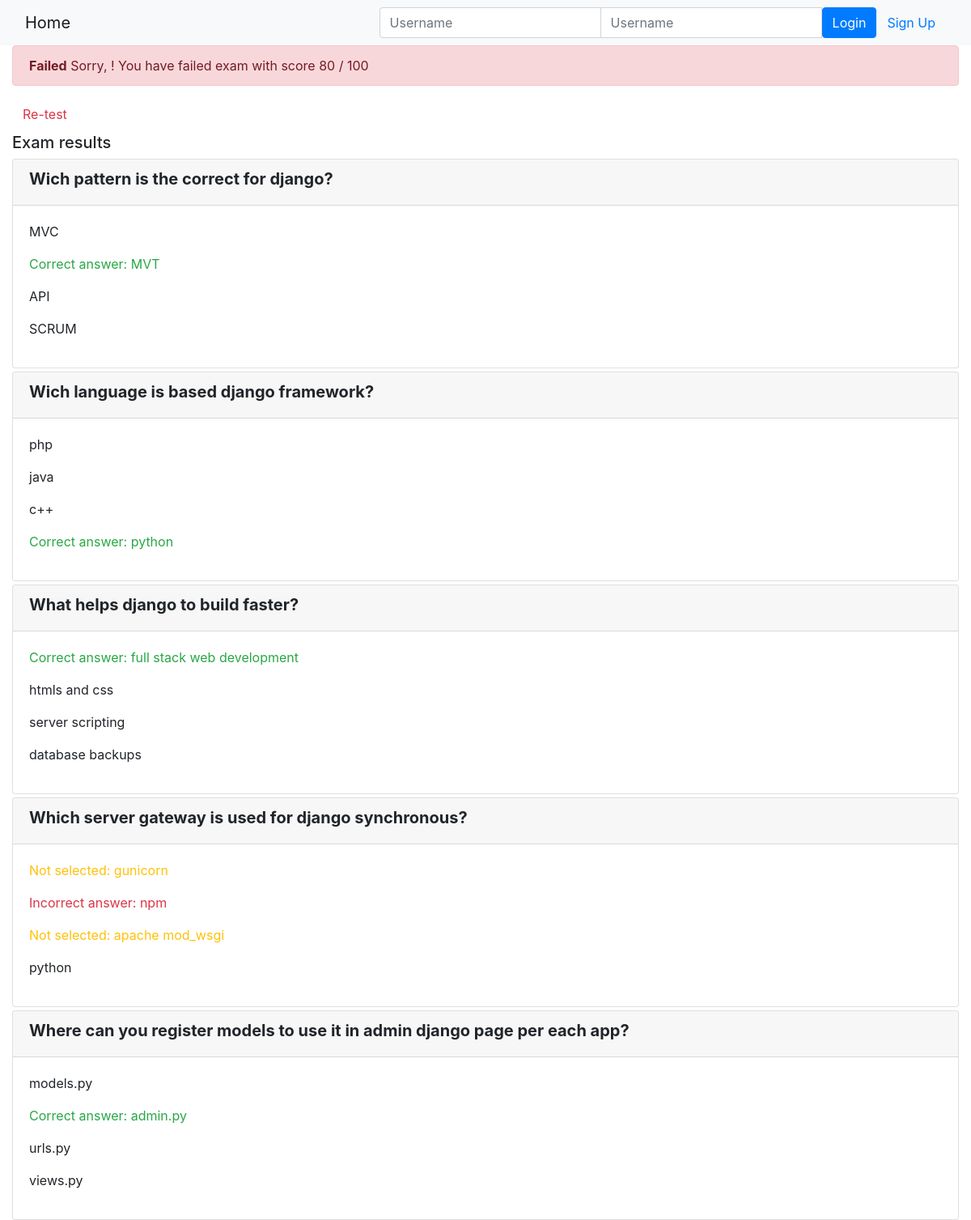
/onlinecourse/1/submission/1/result/, run on the app's committed database.
### onlinecourse/models.py (models this page shows)
class Question(models.Model):
    course = models.ForeignKey(Course, on_delete=models.CASCADE, related_name='questions')
    question_text = models.CharField(max_length=150)
    question_grade = models.IntegerField()
    def is_get_score(self, selected_ids):
        all_answers = self.choices.filter(choice_is_correct=True).count()
        selected_correct = self.choices.filter(choice_is_correct=True, id__in=selected_ids).count()
        if all_answers == selected_correct:
            return True
        else:
            return False

class Choice(models.Model):
    question = models.ForeignKey(Question, on_delete=models.CASCADE, related_name='choices')
    choice_text = models.CharField(max_length=150)
    choice_is_correct = models.BooleanField(default=False)

### onlinecourse/views.py (the view)
# urls.py: path('<int:course_id>/submission/<int:submission_id>/result/', views.show_exam_result, name='show_exam_result'),
def show_exam_result(request, course_id, submission_id):
    course = get_object_or_404(Course, pk=course_id)
    submission = get_object_or_404(Submission, pk=submission_id)
    questions = course.questions.all()
    choices = submission.choices.all()
    total_score = 0
    score = 0
    for question in questions:
        total_score += question.question_grade
        if question.is_get_score(choices):
            score += question.question_grade
    grade = int(score / total_score * 100)
    return render(request, 'onlinecourse/exam_result_bootstrap.html', {
        "course": course,
        "choices": choices,
        "grade": grade
        }
    )

### onlinecourse/templates/onlinecourse/exam_result_bootstrap.html (shortened to what this page needs)
<!DOCTYPE html>
<html lang="en">
  <head>
    {% load static %}
    <link
      rel="stylesheet"
      href="https://maxcdn.bootstrapcdn.com/bootstrap/4.5.2/css/bootstrap.min.css"
    />
  </head>
  <body>
    <nav class="navbar navbar-light bg-light">
      <div class="container-fluid">
        <div class="navbar-header">
          <a class="navbar-brand" href="{% url 'onlinecourse:index' %}">Home</a>
        </div>
        <ul class="nav navbar-nav navbar-right">
          {% if user.is_authenticated %}
          <li>
            <a class="btn btn-link" href="#"
              >{{ user.first_name }}({{ user.username }})</a
            >
            <a class="btn btn-link" href="{% url 'onlinecourse:logout' %}"
              >Logout</a
            >
          </li>
          {% else %}
          <li>
            <form
              class="form-inline"
              action="{% url 'onlinecourse:login' %}"
              method="post"
            >
              <div class="input-group">
                <input
                  type="text"
                  class="form-control"
                  placeholder="Username"
                  name="username"
                />
                <input
                  type="password"
                  class="form-control"
                  placeholder="Username"
                  name="psw"
                />
                <button class="btn btn-primary" type="submit">Login</button>
                <a
                  class="btn btn-link"
                  href="{% url 'onlinecourse:registration' %}"
                  >Sign Up</a
                >
              </div>
            </form>
          </li>
          {% endif %}
        </ul>
      </div>
    </nav>
    <div class="container-fluid">
      {% if grade > 80 %}
      <div class="alert alert-success">
        <strong>Congratulation, {{ user.first_name }}!</strong>
        You have passed the exam and completed the course with score {{ grade }} / 100
      </div>
      {% else %}
      <div class="alert alert-danger">
        <strong>Failed</strong>
        Sorry, {{ user.first_name }}! You have failed exam with score {{ grade }} / 100
      </div>
      <a class="btn btn-link text-danger" href="{% url 'onlinecourse:course_details' course.id %}">Re-test</a>
      {% endif %}
      <div class="card-columns-vertical mt-1">
        <h5 class="">Exam results</h5>
        {% for question in course.questions.all %}
            <div class="card mt-1">
                <div class="card-header">
                    <h5 class="font-weight-bold">{{ question.question_text}}</h5>
                </div>
                <div class="card-body">
                    {% for choice in question.choices.all %}
                        {% if choice in choices and choice.choice_is_correct %}
                            <p class="text-success">Correct answer: {{ choice.choice_text }}</p>
                        {% elif choice in choices and not choice.choice_is_correct %}
                            <p class="text-danger">Incorrect answer: {{ choice.choice_text }}</p>
                        {% elif not choice in choices and choice.choice_is_correct %}
                            <p class="text-warning">Not selected: {{ choice.choice_text }}</p>
                        {% else %}
                            <p>{{ choice.choice_text }}</p>
                        {% endif %}
                    {% endfor %}
                </div>
            </div>
        {% endfor %}
      </div>
    </div>
  </body>
</html>

### data on the page
Question: question_text "Wich pattern is the correct for django?"
Choice: choice_text "MVC"
Choice: choice_text "MVT"
Choice: choice_text "API"
Choice: choice_text "SCRUM"
Question: question_text "Wich language is based django framework?"
Choice: choice_text "php"
Choice: choice_text "java"
Choice: choice_text "c++"
Choice: choice_text "python"
Question: question_text "What helps django to build faster?"
Choice: choice_text "full stack web development"
Choice: choice_text "htmls and css"
Choice: choice_text "server scripting"
Choice: choice_text "database backups"
Question: question_text "Which server gateway is used for django synchronous?"
Choice: choice_text "gunicorn"
Choice: choice_text "npm"
Choice: choice_text "apache mod_wsgi"
Choice: choice_text "python"
Question: question_text "Where can you register models to use it in admin django page per each app?"
Choice: choice_text "models.py"
Choice: choice_text "admin.py"
Choice: choice_text "urls.py"
Choice: choice_text "views.py"

### other printed values
{{ grade }} "80"
